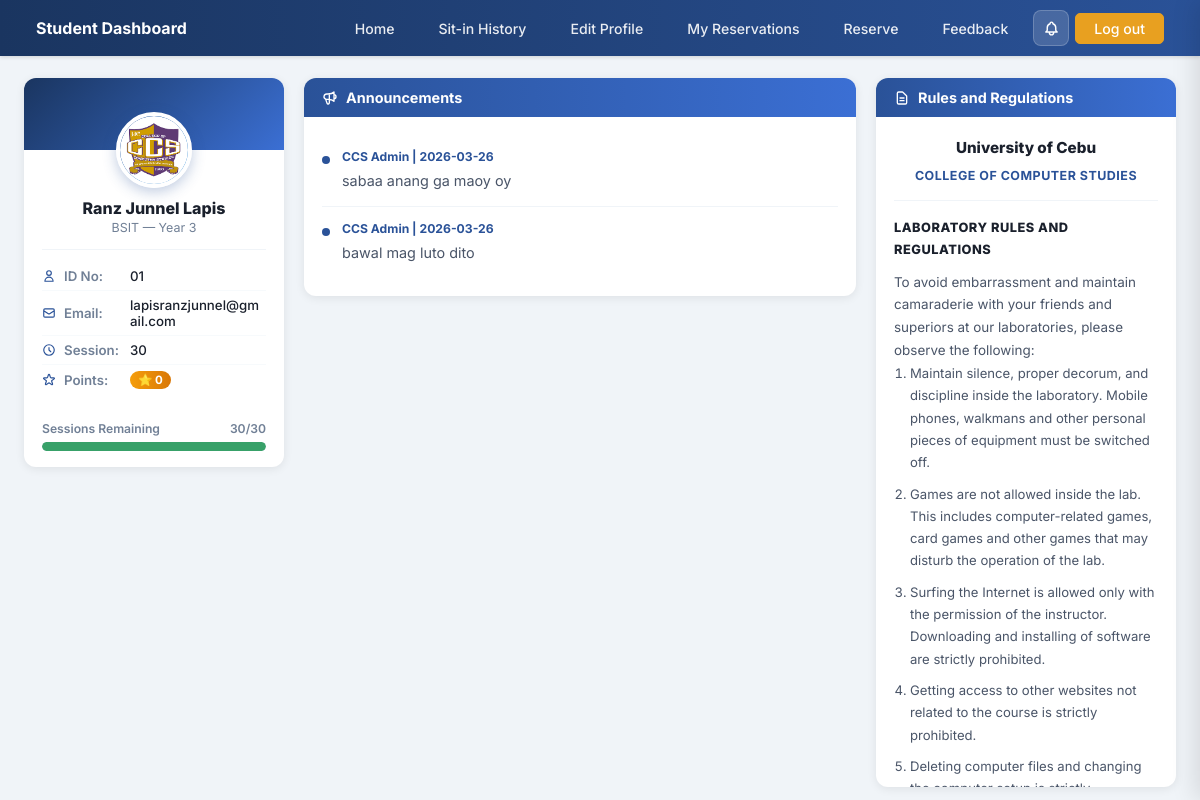
Page /dashboard (signed in) on the committed database.
### tables this page shows
CREATE TABLE students (
            id             INTEGER PRIMARY KEY AUTOINCREMENT,
            idno           VARCHAR(20)  UNIQUE NOT NULL,
            lastname       VARCHAR(50)  NOT NULL,
            firstname      VARCHAR(50)  NOT NULL,
            middlename     VARCHAR(50),
            course         VARCHAR(20)  NOT NULL,
            level          VARCHAR(5)   NOT NULL,
            email          VARCHAR(100) UNIQUE NOT NULL,
            address        TEXT,
            password       VARCHAR(255) NOT NULL,
            image_filename VARCHAR(255),
            remaining_session INTEGER DEFAULT 30,
            created_at     TIMESTAMP DEFAULT CURRENT_TIMESTAMP
        , profile_image TEXT);

CREATE TABLE announcements (
            id         INTEGER PRIMARY KEY AUTOINCREMENT,
            content    TEXT NOT NULL,
            posted_by  VARCHAR(100) DEFAULT 'CCS Admin',
            created_at TIMESTAMP DEFAULT CURRENT_TIMESTAMP
        );

### app.py (the view, shortened to what this page needs)
@app.route('/dashboard')
def dashboard():
    if not is_logged_in():
        return redirect(url_for('login'))
    student       = get_student_by_idno(session['student_id'])
    announcements = get_all_announcements()
    reservations  = get_student_reservations(session['student_id'])
    sitin_history = get_student_sitin_history(session['student_id'])
    notifications = get_student_notifications(session['student_id'])
    unread_count  = get_unread_count(session['student_id'])
    return render_template('student_profile.html',
                           student=student,
                           announcements=announcements,
                           reservations=reservations,
                           sitin_history=sitin_history,
                           notifications=notifications,
                           unread_count=unread_count)

### app.py (called while the page is built)
def is_logged_in():
    return 'student_id' in session

def is_admin():
    return session.get('role') == 'admin'

### dbhelper.py (called while the page is built)
def connect():
    base_path = os.path.dirname(os.path.abspath(__file__))
    db_path   = os.path.join(base_path, "sysarch.db")
    conn      = sqlite3.connect(db_path)
    conn.row_factory = sqlite3.Row
    return conn

def getone(table, **kwargs):
    conn  = connect()
    cur   = conn.cursor()
    field = list(kwargs.keys())[0]
    value = kwargs[field]
    try:
        cur.execute(f"SELECT * FROM {table} WHERE {field} = ?", (value,))
        return cur.fetchone()
    except Exception as e:
        print("getone error:", e)
        return None
    finally:
        conn.close()

def get_student_by_idno(idno):
    return getone('students', idno=idno)

def get_student_sitin_history(idno):
    conn = connect()
    cur  = conn.cursor()
    cur.execute('''
        SELECT r.id, r.purpose, r.lab, r.login_time, r.logout_time
        FROM sit_in_records r
        WHERE r.idno = ?
        ORDER BY r.logout_time DESC
    ''', (idno,))
    rows = cur.fetchall()
    conn.close()
    return rows

def get_all_announcements():
    conn = connect()
    cur  = conn.cursor()
    cur.execute("SELECT * FROM announcements ORDER BY created_at DESC")
    rows = cur.fetchall()
    conn.close()
    return rows

def get_student_reservations(idno):
    conn = connect()
    cur  = conn.cursor()
    cur.execute(
        "SELECT * FROM reservations WHERE idno = ? ORDER BY created_at DESC",
        (idno,)
    )
    rows = cur.fetchall()
    conn.close()
    return rows

def get_student_notifications(idno):
    conn = connect()
    cur  = conn.cursor()
    cur.execute('''
        SELECT * FROM notifications
        WHERE idno = ?
        ORDER BY created_at DESC
        LIMIT 30
    ''', (idno,))
    rows = cur.fetchall()
    conn.close()
    return rows

def get_unread_count(idno):
    conn = connect()
    cur  = conn.cursor()
    cur.execute(
        "SELECT COUNT(*) FROM notifications WHERE idno = ? AND is_read = 0",
        (idno,)
    )
    count = cur.fetchone()[0]
    conn.close()
    return count

### templates/student_profile.html (shortened to what this page needs)
<!DOCTYPE html>
<html lang="en">
<head>
</head>
<body>
<nav class="navbar">
  <span class="navbar-brand">Student Dashboard</span>
  <div class="navbar-links">
    <a href="#" class="nav-btn" onclick="showTab('announcements');return false;">Home</a>
    <a href="#" class="nav-btn" onclick="showTab('sitin-history');return false;">Sit-in History</a>
    <a href="#" class="nav-btn" onclick="showTab('editprofile');return false;">Edit Profile</a>
    <a href="#" class="nav-btn" onclick="showTab('myreservations');return false;">My Reservations</a>
    <a href="#" class="nav-btn" onclick="showTab('reserve');return false;">Reserve</a>
    <a href="#" class="nav-btn" onclick="showTab('feedback');return false;">Feedback</a>
    <div class="notif-bell-wrap">
      <button class="notif-bell" onclick="openNotifPanel()" title="Notifications">
      </button>
    </div>
    <a href="{{ url_for('logout') }}" class="nav-btn logout">Log out</a>
  </div>
</nav>
<div class="page-wrap">
  <aside class="student-panel">
    <div class="profile-card">
      <div class="profile-banner"></div>
      <div class="profile-avatar-wrap">
        <div class="avatar-container" onclick="document.getElementById('avatar-input').click()" title="Change photo">
          <div class="profile-avatar" id="main-avatar">
            {% if student and student.profile_image %}
              <img id="avatar-img" src="{{ url_for('static', filename='uploads/' + student.profile_image) }}" alt="Profile"/>
            {% else %}
              <svg id="avatar-svg" fill="none" viewBox="0 0 24 24" stroke="#fff" stroke-width="1.5">
                <path stroke-linecap="round" stroke-linejoin="round" d="M16 7a4 4 0 11-8 0 4 4 0 018 0zM12 14a7 7 0 00-7 7h14a7 7 0 00-7-7z"/>
              </svg>
              <img id="avatar-img" src="" alt="Profile" style="display:none;"/>
            {% endif %}
          </div>
        </div>
      </div>
      <div class="student-info-body">
        <div class="student-name">{{ session.get('student_firstname') }} {{ session.get('student_lastname') }}</div>
        <div class="student-course-tag">{{ session.get('student_course') }} — Year {{ session.get('student_level') }}</div>
        <div class="info-divider"></div>
        <div class="info-row">
          <span class="info-icon"><svg fill="none" viewBox="0 0 24 24" stroke="currentColor" stroke-width="2"><path stroke-linecap="round" stroke-linejoin="round" d="M16 7a4 4 0 11-8 0 4 4 0 018 0zM12 14a7 7 0 00-7 7h14a7 7 0 00-7-7z"/></svg></span>
          <span class="info-label">ID No:</span>
          <span class="info-value">{{ session.get('student_id') }}</span>
        </div>
        <div class="info-row">
          <span class="info-icon"><svg fill="none" viewBox="0 0 24 24" stroke="currentColor" stroke-width="2"><path stroke-linecap="round" stroke-linejoin="round" d="M3 8l7.89 5.26a2 2 0 002.22 0L21 8M5 19h14a2 2 0 002-2V7a2 2 0 00-2-2H5a2 2 0 00-2 2v10a2 2 0 002 2z"/></svg></span>
          <span class="info-label">Email:</span>
          <span class="info-value">{{ student.email if student else '—' }}</span>
        </div>
        <div class="info-row">
          <span class="info-icon"><svg fill="none" viewBox="0 0 24 24" stroke="currentColor" stroke-width="2"><path stroke-linecap="round" stroke-linejoin="round" d="M12 8v4l3 3m6-3a9 9 0 11-18 0 9 9 0 0118 0z"/></svg></span>
          <span class="info-label">Session:</span>
          <span class="info-value">{{ student.remaining_session if student else 30 }}</span>
        </div>
        <div class="info-row">
          <span class="info-icon"></span>
          <span class="info-label">Points:</span>
          <span class="info-value"><span class="points-badge">⭐ {{ student.points if student and student.points else 0 }}</span></span>
        </div>
      </div>
      {% set sess = student.remaining_session if student and student.remaining_session is not none else 30 %}
      {% set pct  = (sess / 30 * 100)|int %}
      <div class="session-wrap">
        <div class="session-top">
          <span>Sessions Remaining</span><span>{{ sess }}/30</span>
        </div>
        <div class="session-bar-bg">
          <div class="session-bar-fill"
               style="width:{{ pct }}%; background:{% if pct > 50 %}#38a169{% elif pct > 20 %}#d69e2e{% else %}#e53e3e{% endif %};">
          </div>
        </div>
      </div>
    </div>
  </aside>
  <main class="content-panel">
    <div id="tab-announcements" class="tab-pane active">
      <div class="card">
        <div class="card-header">
          Announcements
        </div>
        <div class="card-body">
          {% for ann in announcements %}
            <div class="ann-item">
              <div class="ann-dot"></div>
              <div>
                <div class="ann-meta">CCS Admin | {{ ann.created_at[:10] }}</div>
                <div class="ann-text">{{ ann.content }}</div>
              </div>
            </div>
          {% else %}
            <p class="no-data">No announcements at this time.</p>
          {% endfor %}
        </div>
      </div>
    </div>
  </main>
  <aside class="rules-panel">
    <div class="rules-card">
      <div class="card-header">
        <svg fill="none" viewBox="0 0 24 24" stroke="currentColor" stroke-width="2"><path stroke-linecap="round" stroke-linejoin="round" d="M9 12h6m-6 4h6m2 5H7a2 2 0 01-2-2V5a2 2 0 012-2h5.586a1 1 0 01.707.293l5.414 5.414a1 1 0 01.293.707V19a2 2 0 01-2 2z"/></svg>
        Rules and Regulations
      </div>
      <div class="rules-body">
        <div class="rules-institution">
          <h3>University of Cebu</h3>
          <p>College of Computer Studies</p>
        </div>
        <div class="rules-heading">Laboratory Rules and Regulations</div>
        <p>To avoid embarrassment and maintain camaraderie with your friends and superiors at our laboratories, please observe the following:</p>
        <ol>
          <li>Maintain silence, proper decorum, and discipline inside the laboratory. Mobile phones, walkmans and other personal pieces of equipment must be switched off.</li>
          <li>Games are not allowed inside the lab. This includes computer-related games, card games and other games that may disturb the operation of the lab.</li>
          <li>Surfing the Internet is allowed only with the permission of the instructor. Downloading and installing of software are strictly prohibited.</li>
          <li>Getting access to other websites not related to the course is strictly prohibited.</li>
          <li>Deleting computer files and changing the computer setup is strictly prohibited.</li>
        </ol>
      </div>
    </div>
  </aside>
</div>
</body>
</html>

### rows in the picture
students: profile_image (picture), get "Ranz Junnel", get "Lapis", get "BSIT", email "lapisranzjunnel@gmail.com", remaining_session "30", points "0"
announcements: created_at "2026-03-26", content "sabaa anang ga maoy oy"
announcements: created_at "2026-03-26", content "bawal mag luto dito"

### other values in the picture
{{ session.get('student_level') }} "3"
{{ session.get('student_id') }} "01"
{{ sess }} "30"
